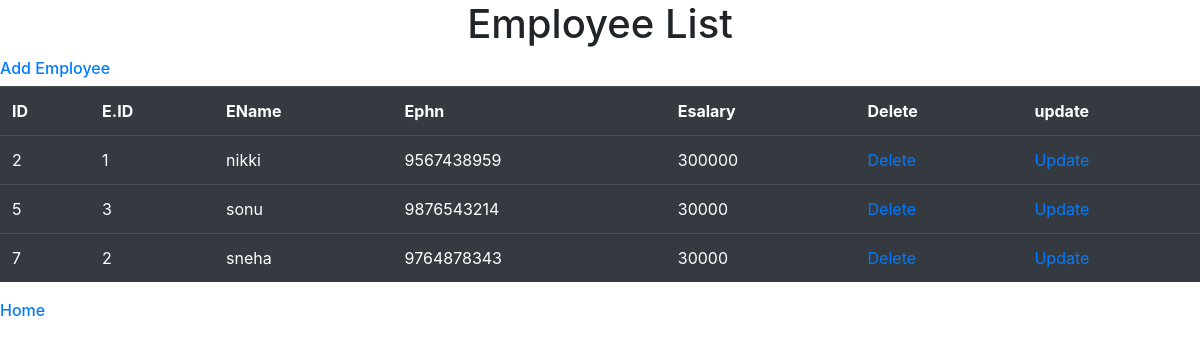
Screenshot of /employee_list with the database file from the repository.
### demoapp/models.py (models this page shows, shortened)
class Employee(models.Model):
    eid = models.IntegerField()
    ename = models.CharField(max_length=30)
    ephn = models.IntegerField()
    esalary = models.IntegerField()

### demoapp/views.py (the view)
# urls.py: path('employee_list', views.employee_list, name='employee_list'),
def employee_list(request):
    employee_list = Employee.objects.all()
    e = {'employee_list':employee_list}
    return render(request,'employee.html', e)

### templates/employee.html (shortened to what this page needs)
{% load static%}
<!DOCTYPE html>
<html lang="en">
<head>
    <link rel="stylesheet" href="{% static 'css/bootstrap.min.css' %}">
</head>
<body>
    {% block content %}
    <center><h1>Employee List</h1></center>
    <a href="{% url 'add_employee' %}" type="button"><h6>Add Employee</h6></a>
    <div class="maindiv">
        <table class="table table-dark">
            <tr>
                <th>ID</th>
                <th>E.ID</th>
                <th>EName</th>
                <th>Ephn</th>
                <th>Esalary</th>
                <th>Delete</th>
                <th>update</th>
            </tr>
            {% for i in employee_list %}
            <tr>
                <td>{{i.id}}</td>
                <td>{{i.eid}}</td>
                <td>{{i.ename}}</td>
                <td>{{i.ephn}}</td>
                <td>{{i.esalary}}</td>
                <td><a href="{% url 'delete_employee' id=i.id %}">Delete</a></td>
                <td><a href="{% url 'edit_employee' id=i.id %}">Update</a></td>
            </tr>
            {% endfor %}
        </table>
    </div>
    <a href="{% url 'home' %}" type="button"><h6>Home</h6></a>
    {% endblock %}
</body>
</html>

### rows the page displays
Employee: id "2", eid "1", ename "nikki", ephn "9567438959", esalary "300000"
Employee: id "5", eid "3", ename "sonu", ephn "9876543214", esalary "30000"
Employee: id "7", eid "2", ename "sneha", ephn "9764878343", esalary "30000"
